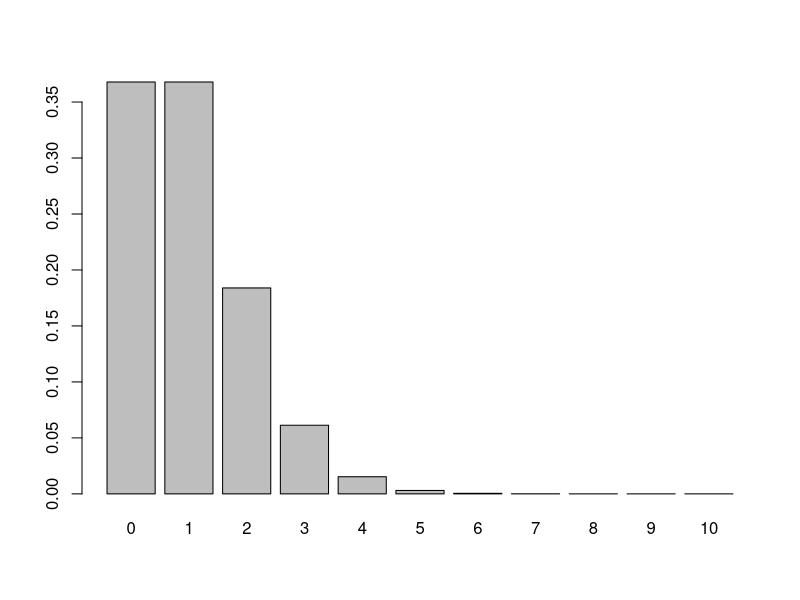
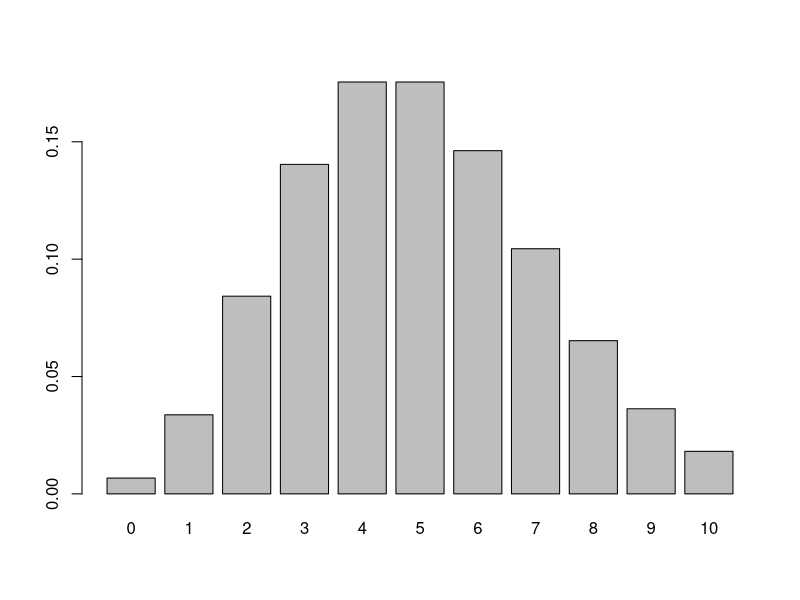
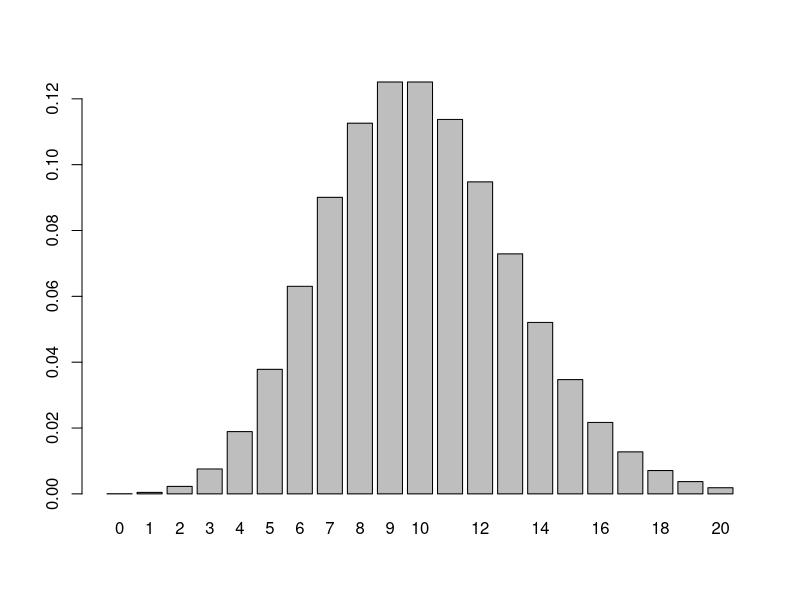
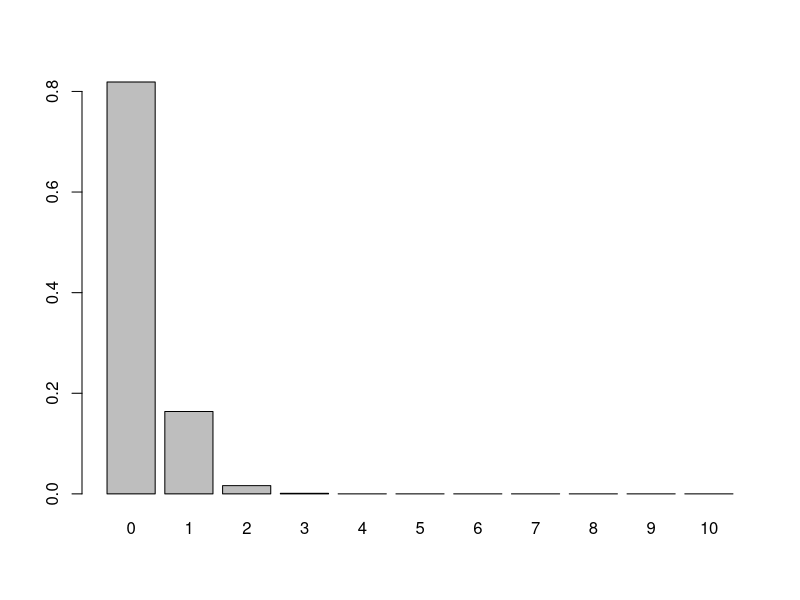
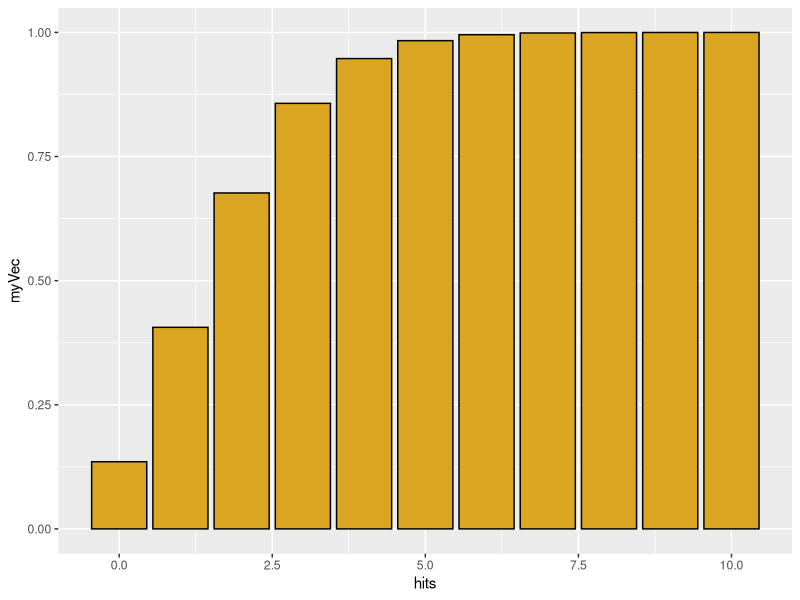
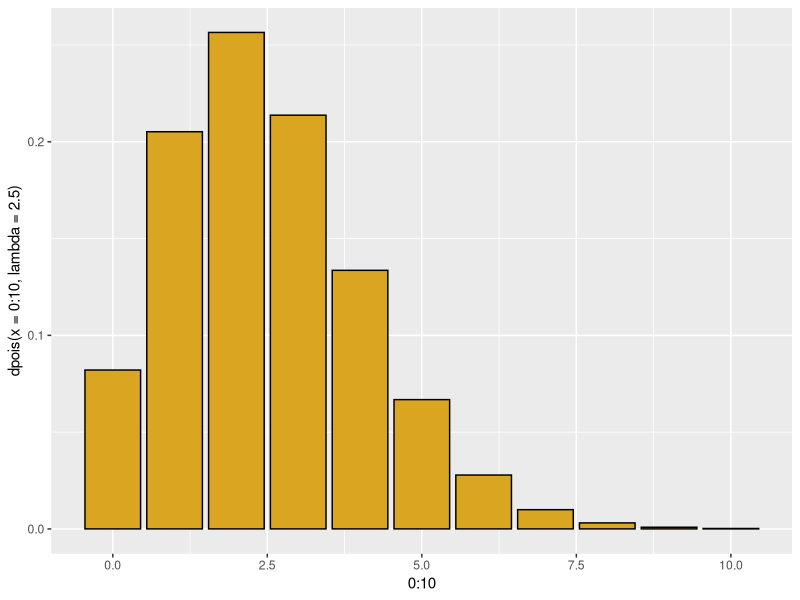
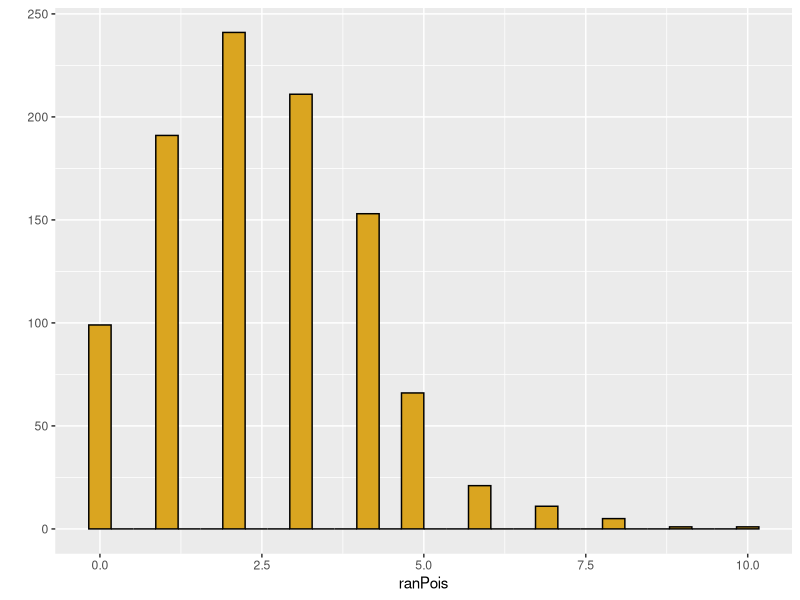
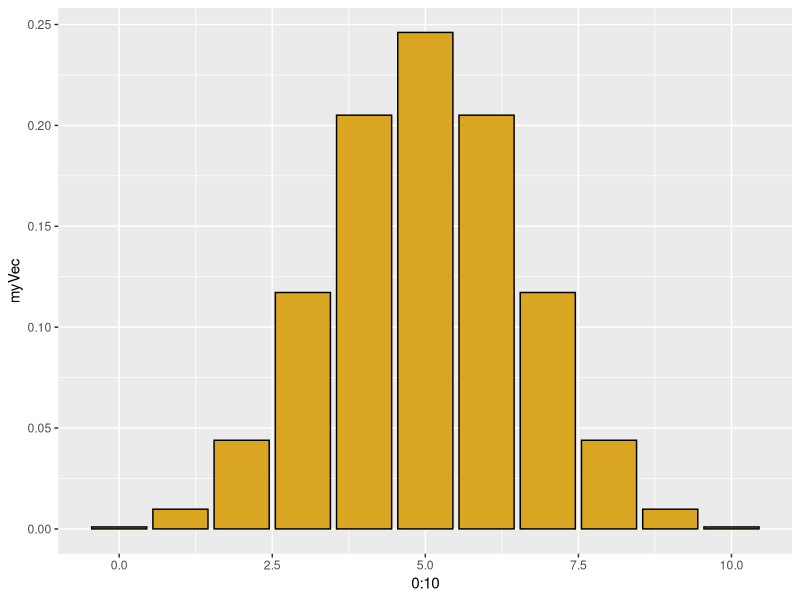

These charts were generated, in order, by the following R code: (Note: this script raises an error after producing the figures.)
### Probability distributitions
### October 02, 2018
### AP

library(ggplot2)
library(MASS)
#Poissons Distribution
# Discrete X >= 0
# Random events occur with a constant rate lambda

MyVec <- dpois(x=seq(0,10), lambda = 1)
names(MyVec) <- seq(0,10)
barplot(height = MyVec)

MyVec <- dpois(x=seq(0,10), lambda = 5)
names(MyVec) <- seq(0,10)
barplot(height = MyVec)

MyVec <- dpois(x=seq(0,20), lambda = 10)
names(MyVec) <- seq(0,20)
barplot(height = MyVec)

MyVec <- dpois(x=seq(0,10), lambda = 0.2)
names(MyVec) <- seq(0,10)
barplot(height = MyVec)

# sum of the area under the curve is 1
sum(MyVec)

# with lambda = 0.2, what is the probability of obtaining a zero?
dpois(x=0,lambda=2)

# p function for cumulative distribution values

hits <- 0:10
myVec <- ppois(q=hits, lambda = 2)
qplot(x=hits, y=myVec,geom="col",color=I("black"),fill=I("goldenrod"))

# for a poisson with lambda=2, what is the probability of a single draw yielding X <= 1

ppois(q=1,lambda=2)

p1 <- dpois(x=0,lambda=2)
p1
p2 <- dpois(x=1,lambda = 2)
p2
p1+p2

# the p function is the inverse of the p function

# what is the number of hits corresponding to a tail probability mass?

qpois(p=0.5,lambda = 2.5)
qplot(x=0:10, y=dpois(x=0:10, lambda = 2.5),geom="col", color=I("black"),fill=I("goldenrod"))

# simulate values directly
ranPois <- rpois(n=1000,lambda=2.5)
qplot(x=ranPois, color=I("black"),fill=I("goldenrod"))

# for real or simulated data, get a 95% interval over the distribution

quantile(x=ranPois, probs=c(0.025,0.975))

# binomial function
# p = probability of dichotoous outcome
# number of trials
# x = possible outcomes
# x is bounded between 0 and number of trials

hits <- 0:10
myVec <- dbinom(x=hits,size = 10,prob = 0.5)
qplot(x=0:10,y=myVec, geom = "col", color=I("black"),fill=I("goldenrod"))
# what is the probability of getting 5 heads out of 10 coin tosses?
dbinom(x=5,size=10,prob=0.95)
myVec <- dbinom(x=5,size=10,prob=0.95)
qplot(x=0:10,y=myVec,geom = "col", color=I("black"),fill=I("goldenrod"))
pbinom(q=5,size=10,prob=0.5)
pbinom(q=4,size=9,prob=0.5)

#get an exact 95% confidence interval
qbinom(p=c(0.025,0.975),size=100,prob=0.7)



myCoins <- rbinom(n=50,size=100,prob=0.5)
qplot(x=myCoins,color=I("black"),fill=I("goldenrod"))

# negative binomial
# if we have a series of (Bernouli) trials with p=probability of success
#how many failures until we reach that number of successes?
# a Poisson process in which the value of lambda is not constant.

nbiRan <- rnbinom(n=1000,size=10,mu=5)
qplot(x=nbiRan,color=I("black"),fill=I("goldenrod"))

# increase size parameter(= less variable)
nbiRan <- rnbinom(n=1000,size=100,mu=5)
qplot(x=nbiRan,color=I("black"),fill=I("goldenrod"))

# decrease size parameter(= less variable)
nbiRan <- rnbinom(n=1000,size=0.1,mu=5)
qplot(x=nbiRan,color=I("black"),fill=I("goldenrod"))

### continous distribution

# unifrom
# params = minimum and maximum

x <- runif(1000, min=10,max=5)
qplot(x=x,color=I("black"),fill=I("goldenrod"))

# normal distribution
myNorm = rnorm(n=100, mean = 100,sd=2)
qplot(x=myNorm,color=I("black"),fill=I("goldenrod"))

myNorm <- rnorm(n=100, mean = 2,sd=2)
qplot(x=myNorm,color=I("black"),fill=I("goldenrod"))
summary(myNorm)

tossZeroes <- myNorm[myNorm>0]
qplot(x=tossZeroes,color=I("black"),fill=I("goldenrod"))
summary(tossZeroes)


# gamma distribution, continous positive values
# unbounded but > 0
# shape parameter
# scale parameter

myGamma <- rgamma(n=100, shape = 1, scale = 10)
qplot(x=myGamma,color=I("black"),fill=I("goldenrod"))

# gamma with shape = 1 is exponential distribution
# with mean = scale parameter
# (size parameter in negative binomial is equivalent to the shape parameter for a gamma distribution of lambdas)

# shape <= 1 mode is very close to 0
myGamma <- rgamma(n=100, shape = 0.1, scale = 1)
qplot(x=myGamma,color=I("black"),fill=I("goldenrod"))
# mean = shape*scale
# variance = shape*scale^2

### beta distribution
# continuous, bounded at 0 and 1
# analogous to the binomial
# but it is the distribution of probability values, not the distribution of the number of successes
# shape1 = number of successes + 1
# shape2 = number of failures + 1

# shape1 = 1, shape2=1
myBeta <- rbeta(n=1000, shape1 = 1, shape2 = 1)
qplot(x=myBeta,color=I("black"),fill=I("goldenrod"))

# shape1 = 2, shape2 = 1
myBeta <- rbeta(n=1000, shape1 = 2, shape2 = 1)
qplot(x=myBeta,color=I("black"),fill=I("goldenrod"))

# two tosses 1 head and 1 tail
myBeta <- rbeta(n=1000, shape1 = 2, shape2 = 2)
qplot(x=myBeta,color=I("black"),fill=I("goldenrod"))

# throw two tails
myBeta <- rbeta(n=1000, shape1 = 1, shape2 = 3)
qplot(x=myBeta,color=I("black"),fill=I("goldenrod"))

# get better data
myBeta <- rbeta(n=1000, shape1 = 70, shape2 = 30)
qplot(x=myBeta,xlim = c(0,1), color=I("black"),fill=I("goldenrod"))

myBeta <- rbeta(n=1000, shape1 = 0.1, shape2 = 0.5)
qplot(x=myBeta,xlim = c(0,1), color=I("black"),fill=I("goldenrod"))

